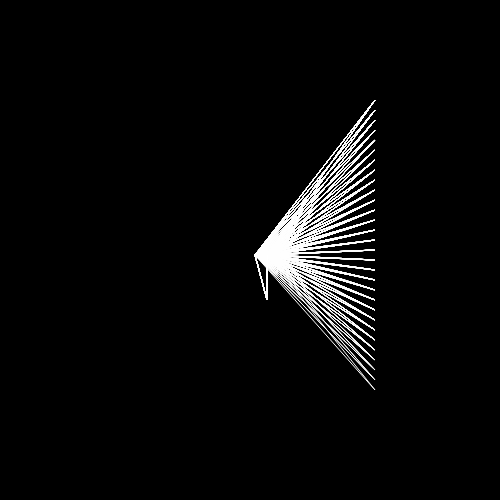
Frame 1 (no input)
Frame 60 (no input): identical to frame 1, image omitted
Frame 120 (the mouse pressed at the canvas centre since frame 60): identical to frame 1, image omitted

The p5.js sketch that drew this single still picture (run headless with seeded random() and noise() and a simulated clock; from frame 60 on, the mouse is pressed at the canvas centre):

// p5.js sketch
// ── sketch.js
function setup() {
  createCanvas(500, 500);
}

function draw() {
  background(0);
  stroke(255);
  fill(0,0);
   beginShape();
   for (var i = 100; i < 400; i += 10) {
  
  vertex (255, 255);
  vertex (375, i);
  vertex (267, 255);
  vertex (267, 300);
  endShape(CLOSE);
     }
  
  
}
